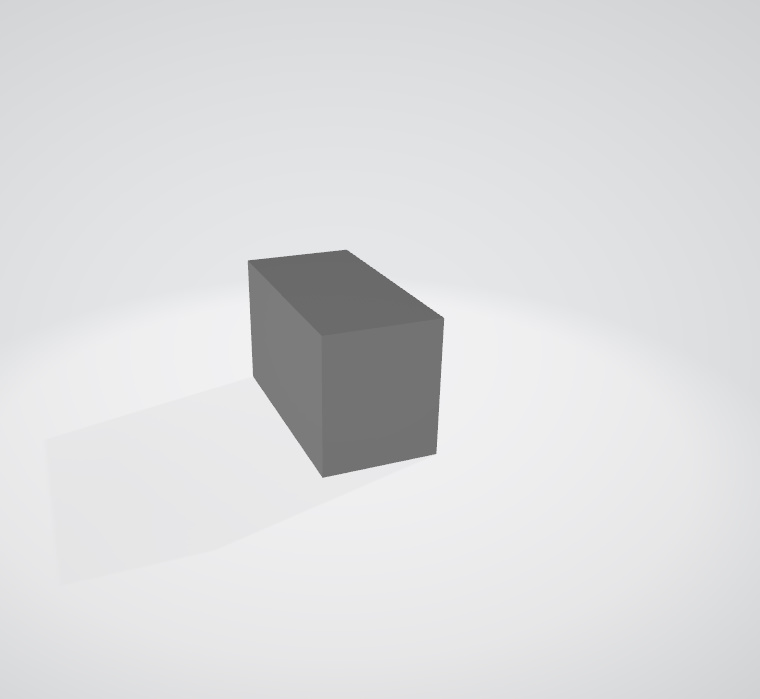
#> input picture data/cube/000000.jpg, 760 x 699 px; its folder holds 4 pictures in this run
$ python 3dteste.py
#> lines starting #> are read from the running program, lines starting #| are printed output that depends on the picture; long printed decimals are rounded
#solvepnp (pose_estimation_implement.py) + cornerDetector.py(keypoints) + fundamental_mat_estimation (matching points)

import glob
import os
import cv2 as cv
import numpy as np

# Definir o diretório das imagens
padrao = r'C:\Fontes\myProject\data\cube\*.jpg'
arquivos_imagem = sorted(glob.glob(padrao))

f, cx, cy = 793.64835681, 818.82194152, 533.71057056 #ajustar
K = np.array([[f, 0, cx], [0, f, cy], [0, 0, 1]])

# Iterar sobre as imagens em pares
for pathImagem1, pathImagem2 in zip(arquivos_imagem[:-1], arquivos_imagem[1:]):
    # Extrair apenas o nome do arquivo sem a extensão
    nome_arquivo_sem_extensao1 = os.path.splitext(os.path.basename(pathImagem1))[0]
    nome_arquivo_sem_extensao2 = os.path.splitext(os.path.basename(pathImagem2))[0]

    # Exibir os nomes dos arquivos sem extensão em pares
    print("Imagem 1:", nome_arquivo_sem_extensao1)
    print("Imagem 2:", nome_arquivo_sem_extensao2)

    # Carregar as imagens usando OpenCV
    imagem1 = cv.imread(pathImagem1)
#> imagem1 is the input picture: shape (699, 760, 3); mean B, G, R 221.5, 220.1, 219.6
    imagem2 = cv.imread(pathImagem2)
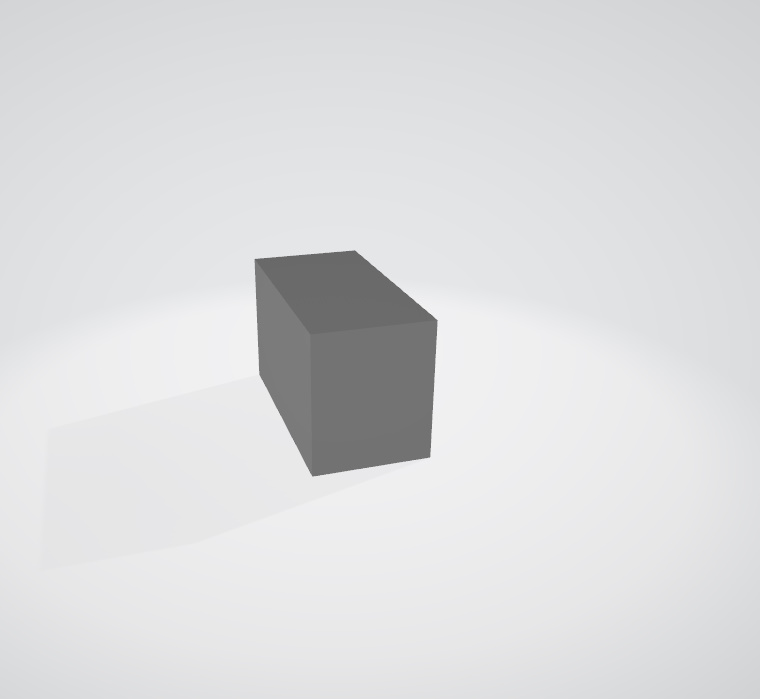
#> input picture data/cube/000001.jpg, 760 x 699 px
#> imagem2 is the input picture: shape (699, 760, 3); mean B, G, R 221.8, 220.5, 220

    # Verificar se as imagens foram carregadas corretamente
    if imagem1 is not None and imagem2 is not None:
        # Exibir as imagens
        cv.imshow('Imagem 1', imagem1)
        cv.imshow('Imagem 2', imagem2)
        cv.waitKey(0)
        cv.destroyAllWindows()

        brisk = cv.BRISK_create()
        keypoints1, descriptors1 = brisk.detectAndCompute(imagem1, None)
#> keypoints1 = 22 keypoints; strongest (x, y, size): (442, 318, 28.2), (249, 260, 24), (250, 263, 54.2), (323, 476, 14.9)
        keypoints2, descriptors2 = brisk.detectAndCompute(imagem2, None)
#> keypoints2 = 22 keypoints; strongest (x, y, size): (255, 259, 13.3), (428, 455, 28.7), (257, 261, 37.9), (429, 456, 12.8)

        fmatcher = cv.DescriptorMatcher_create('BruteForce')
        match = fmatcher.match(descriptors1, descriptors2)
#> match = 22 matches

        pts1, pts2 = [], []
        for i in range(len(match)):
            pts1.append(keypoints1[match[i].queryIdx].pt)
            pts2.append(keypoints2[match[i].trainIdx].pt)
#> this loop made 22 passes
#> after the loop, pts1 = 22 items, first 6: (344.5, 249.5), (345.8, 250.3), (248.2, 261.1), (442.6, 317.5), (253, 375.4), (434.8, 452.9); pts2 = 22 items, first 6: (353.3, 251.3), (354.1, 251.2), (255.3, 259.4), (436, 320.3), (261, 374.2), (315, 469.7)
        pts1 = np.array(pts1, dtype=np.float32)
#> pts1 = 22 rows, first 8: [344.5, 249.5], [345.8, 250.3], [248.2, 261.1], [442.6, 317.5], [253, 375.4], [434.8, 452.9], [322.5, 476.1], [249.5, 260.5]
        pts2 = np.array(pts2, dtype=np.float32)
#> pts2 = 22 rows, first 8: [353.3, 251.3], [354.1, 251.2], [255.3, 259.4], [436, 320.3], [261, 374.2], [315, 469.7], [312.6, 474.9], [259.6, 262.5]
        F, inlier_mask = cv.findFundamentalMat(pts1, pts2, cv.FM_RANSAC, 0.5, 0.999)
#> F = [[3.64e-06, 4.49e-05, -0.0164], [-4.73e-05, 6.97e-06, 0.0195], [0.0147, -0.0236, 1]]; inlier_mask = 22 values, max 1 at index 0, min 0 at index 2, mean 0.682
        E = K.T @ F @ K
#> E = [[2.29, 28.31, 8.35], [-29.79, 4.39, -12.33], [-6.03, 13.45, 0.75]]
        positive_num, R, t, positive_mask = cv.recoverPose(E, pts1, pts2, K, mask=inlier_mask)
#> positive_num = 9; R = [[0.995, -0.0954, -0.0173], [0.0963, 0.993, 0.0619], [0.0113, -0.0633, 0.998]]; t = [0.392, 0.211, -0.895]; positive_mask = 22 values, max 1 at index 0, min 0 at index 2, mean 0.409
        print(f'* The position of Image #2 = {-R.T @ t}') # [-0.57, 0.09, 0.82]
#| * The position of Image #2 = [[-0.4008]
#|  [-0.2292]
#|  [ 0.887]]
        img_matched = cv.drawMatches(imagem1, keypoints1, imagem2, keypoints2, match, None, None, None, matchesMask=inlier_mask.ravel().tolist()) # Remove `matchesMask` if you want to show all putative matches
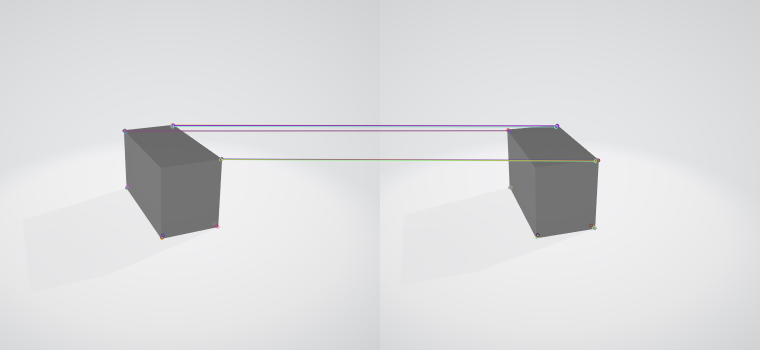
#> img_matched: shape (699, 1520, 3) (shown at 1/2 size); mean B, G, R 221.3, 219.7, 219.4
        cv.namedWindow('Fundamental Matrix Estimation', cv.WINDOW_NORMAL)
        cv.imshow('Fundamental Matrix Estimation', img_matched)
#> pass 2 of the loop `for pathImagem1, pathImagem2 in zip(arquivos_imagem[:-1], arquivos_ima..`:
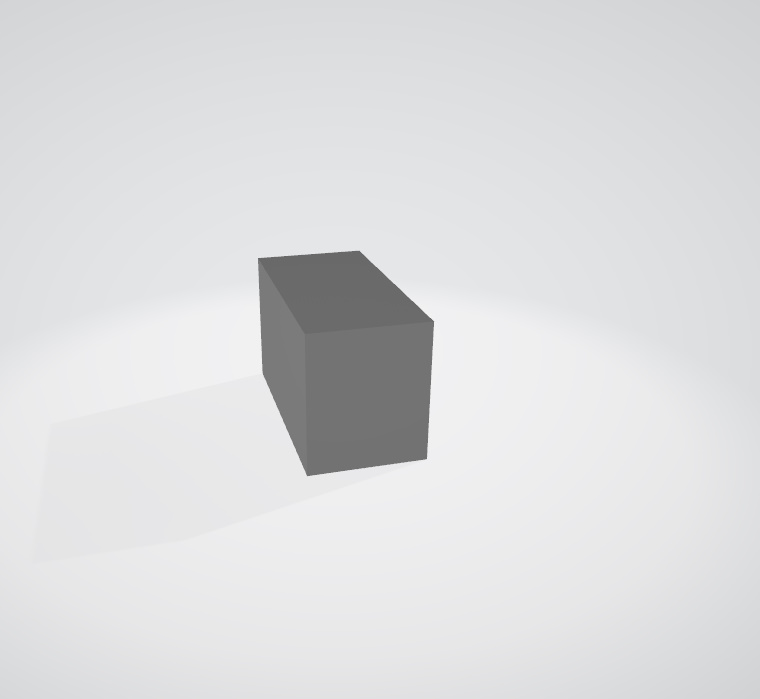
#> input picture data/cube/000002.jpg, 760 x 699 px
#> imagem2 is the input picture: shape (699, 760, 3); mean B, G, R 222, 220.6, 220.1
#> keypoints1 has the same summary as keypoints2
#> keypoints2 = 21 keypoints; strongest (x, y, size): (258, 258, 13.3), (260, 260, 36), (433, 322, 14), (424, 456, 31.1)
#> the loop `for i in range(len(match)):` made 22 passes
#> after the loop `for i in range(len(match)):`: pts1 = 22 items, first 6: (354.1, 251.2), (255.3, 259.4), (259.4, 374.7), (428.8, 456), (312.6, 474.9), (435.9, 320.5); pts2 = 22 items, first 6: (358.4, 251), (258.3, 258.5), (358.4, 251), (259.7, 260.2), (307, 474.7), (432.5, 320.5)
#> `pts1 = np.array(pts1, dtype=np.float32)`: pts1 = 22 rows, first 8: [354.1, 251.2], [255.3, 259.4], [259.4, 374.7], [428.8, 456], [312.6, 474.9], [435.9, 320.5], [428, 456.1], [354.3, 250.7]
#> `pts2 = np.array(pts2, dtype=np.float32)`: pts2 = 22 rows, first 8: [358.4, 251], [258.3, 258.5], [358.4, 251], [259.7, 260.2], [307, 474.7], [432.5, 320.5], [424.7, 457.5], [358, 250.9]
#> F = [[2.41e-06, 0.000103, -0.0339], [-0.000103, 6.81e-06, 0.0198], [0.0324, -0.0244, 1]]; inlier_mask = 22 values, max 1 at index 0, min 0 at index 1, mean 0.682
#> E = [[1.52, 64.93, 18.36], [-65.08, 4.29, -48.54], [-16.51, 50.5, 0.779]]
#> positive_num = 5; R = [[0.999, -0.0341, -0.00647], [0.0343, 0.999, 0.0193], [0.00581, -0.0195, 1]]; t = [-0.591, -0.211, 0.778]; positive_mask = 22 values, max 1 at index 5, min 0 at index 0, mean 0.227
#| * The position of Image #2 = [[ 0.5937]
#|  [ 0.206]
#|  [-0.7778]]
#> `img_matched = cv.drawMatches(imagem1, keypoints1, imagem2, keypoints2,..`:
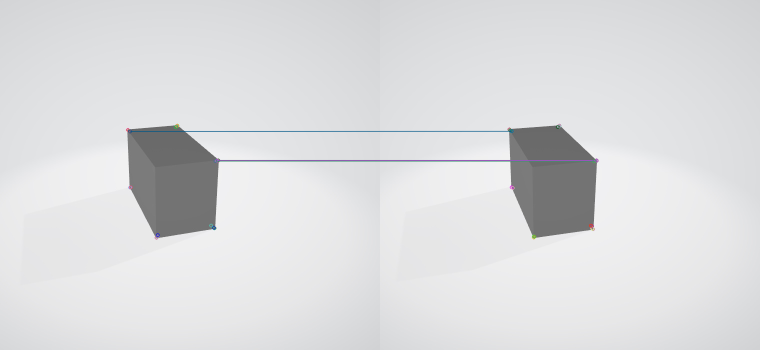
#> img_matched: shape (699, 1520, 3) (shown at 1/2 size); mean B, G, R 221.7, 220.2, 219.6
#> pass 3 of the loop `for pathImagem1, pathImagem2 in zip(arquivos_imagem[:-1], arquivos_ima..`:
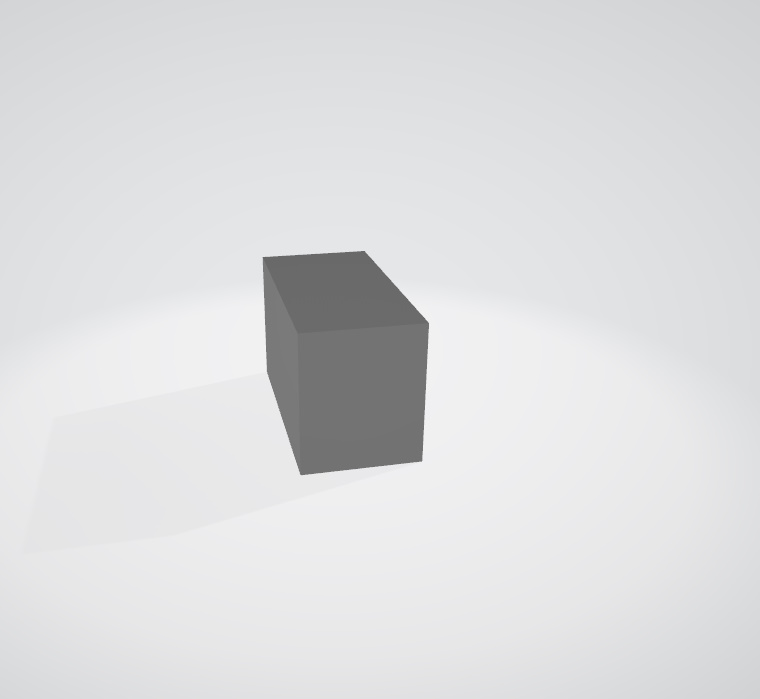
#> input picture data/cube/000003.jpg, 760 x 699 px
#> imagem2 is the input picture: shape (699, 760, 3); mean B, G, R 222.3, 220.9, 220.4
#> keypoints1 has the same summary as keypoints2
#> keypoints2 = 19 keypoints; strongest (x, y, size): (421, 460, 14.8), (428, 323, 13), (264, 258, 12.4), (265, 259, 36.8)
#> match = 21 matches
#> the loop `for i in range(len(match)):` made 21 passes
#> after the loop `for i in range(len(match)):`: pts1 = 21 items, first 6: (358.4, 251), (258.3, 258.5), (432.8, 321.5), (425.7, 457.8), (307, 474.7), (262.9, 374.1); pts2 = 21 items, first 6: (363.1, 251.3), (265.4, 259.4), (426.9, 323.1), (420.6, 459.7), (420.6, 459.7), (425, 322.8)
#> `pts1 = np.array(pts1, dtype=np.float32)`: pts1 = 21 rows, first 8: [358.4, 251], [258.3, 258.5], [432.8, 321.5], [425.7, 457.8], [307, 474.7], [262.9, 374.1], [424.7, 457.5], [358, 250.9]
#> `pts2 = np.array(pts2, dtype=np.float32)`: pts2 = 21 rows, first 8: [363.1, 251.3], [265.4, 259.4], [426.9, 323.1], [420.6, 459.7], [420.6, 459.7], [425, 322.8], [302.3, 468.7], [361.8, 252.6]
#> F = [[1.26e-06, 2.32e-05, -0.0127], [-2.03e-05, 4.23e-06, -0.00943], [0.0112, 0.00506, 1]]; inlier_mask = 21 values, max 1 at index 0, min 0 at index 1, mean 0.667
#> E = [[0.795, 14.63, 0.575], [-12.8, 2.67, -18.9], [1.06, 20.9, 0.715]]
#> positive_num = 12; R = [[0.997, -0.0706, 0.0119], [0.0698, 0.996, 0.0565], [-0.0159, -0.0555, 0.998]]; t = [-0.819, -0.00322, 0.574]; positive_mask = 21 values, max 1 at index 0, min 0 at index 1, mean 0.571
#| * The position of Image #2 = [[ 0.8262]
#|  [-0.02275]
#|  [-0.5629]]
#> `img_matched = cv.drawMatches(imagem1, keypoints1, imagem2, keypoints2,..`:
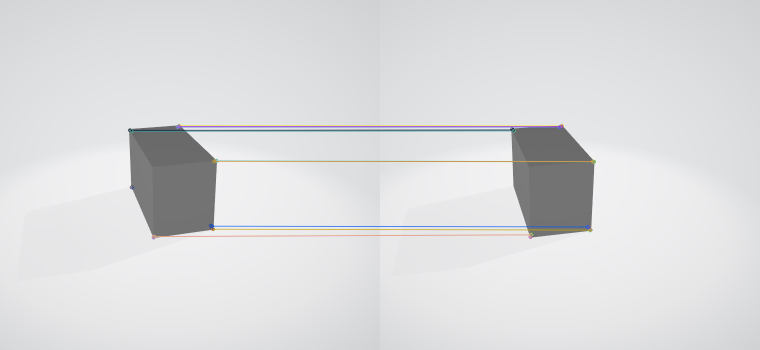
#> img_matched: shape (699, 1520, 3) (shown at 1/2 size); mean B, G, R 221.3, 220, 219.5


# [10 lines of commented-out code are left out]
